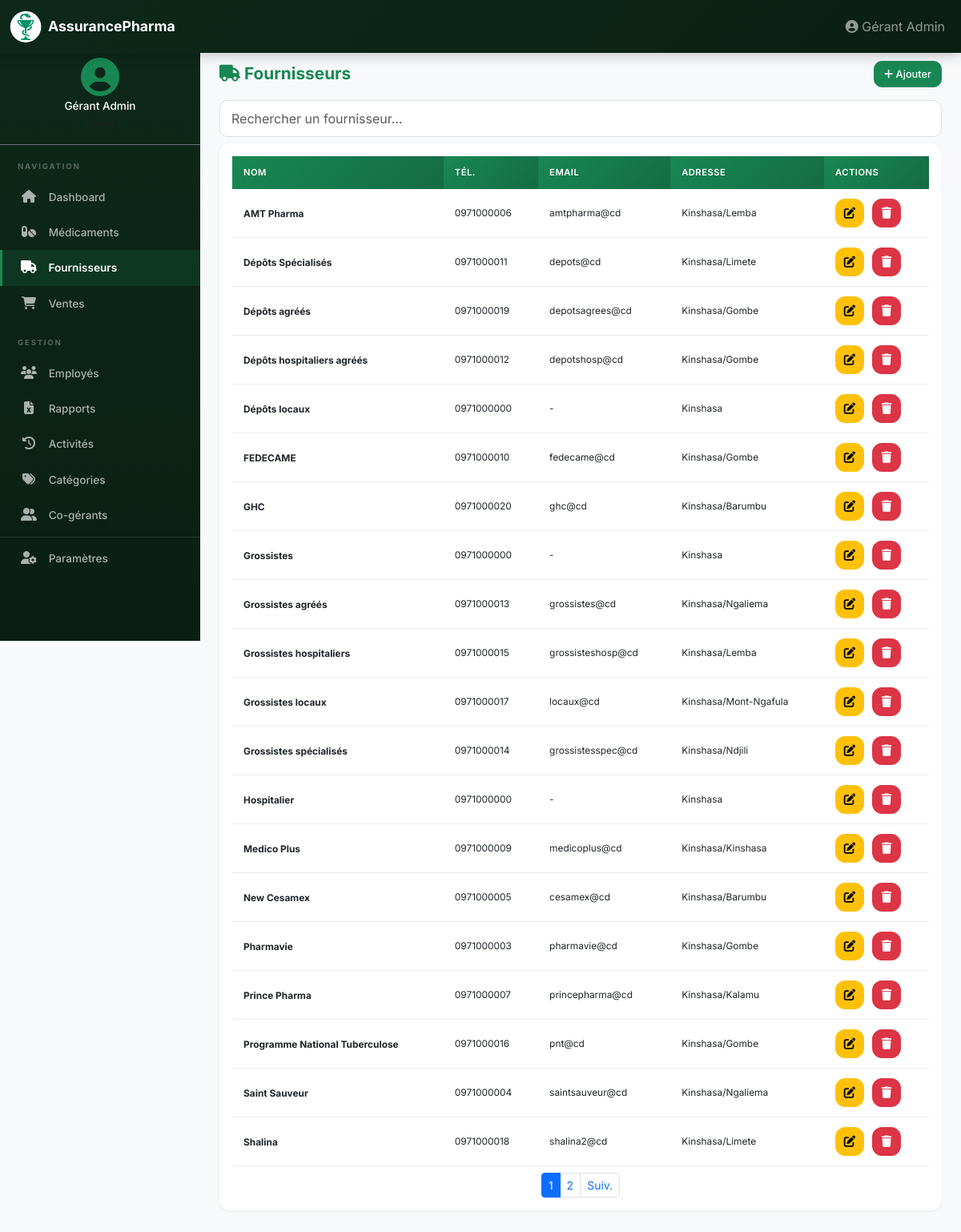
Screenshot of /suppliers/ (signed in) with the database file from the repository.
### app/models/__init__.py (models this page shows, shortened)
class User(UserMixin, db.Model):
    __tablename__ = 'users'
    id = db.Column(db.Integer, primary_key=True)
    email = db.Column(db.String(120), unique=True, nullable=False, index=True)
    nom = db.Column(db.String(100), nullable=False)
    prenom = db.Column(db.String(100), nullable=False)
    password_hash = db.Column(db.String(200), nullable=False)
    role = db.Column(db.String(20), default='gerant', nullable=False)
    actif = db.Column(db.Boolean, default=True)
    created_at = db.Column(db.DateTime, default=datetime.utcnow)
    parent_id = db.Column(db.Integer, db.ForeignKey('users.id'))
    @property
    def effective_gerant_id(self):
        return self.parent_id or self.id
    medicines = db.relationship('Medicine', backref='gerant', lazy=True)
    suppliers = db.relationship('Supplier', backref='gerant', lazy=True)
    employees = db.relationship('Employee', backref='gerant', lazy=True)
    activities = db.relationship('Activity', backref='user', lazy=True)
    categories = db.relationship('Category', backref='gerant', lazy=True)
    photo = db.Column(db.String(255))

class Supplier(db.Model):
    __tablename__ = 'suppliers'
    id = db.Column(db.Integer, primary_key=True)
    nom = db.Column(db.String(150), nullable=False, index=True)
    telephone = db.Column(db.String(20))
    email = db.Column(db.String(120))
    adresse = db.Column(db.Text)
    responsable = db.Column(db.String(150))
    gerant_id = db.Column(db.Integer, db.ForeignKey('users.id'), nullable=False)
    created_at = db.Column(db.DateTime, default=datetime.utcnow)
    updated_at = db.Column(db.DateTime, default=datetime.utcnow, onupdate=datetime.utcnow)

### app/routes/suppliers.py (the view)
@suppliers_bp.route('/')
@login_required
@gerant_required
def list_suppliers():
    page = request.args.get('page', 1, type=int)
    suppliers = Supplier.query.filter_by(gerant_id=current_user.effective_gerant_id).paginate(page=page, per_page=20)
    return render_template('suppliers/list.html', suppliers=suppliers)

### app/models/__init__.py (called while the page is built)
@login_manager.user_loader
def load_user(user_id):
    if user_id.startswith('E'):
        return Employee.query.get(int(user_id[1:]))
    return User.query.get(int(user_id))

### app/templates/suppliers/list.html (shortened to what this page needs)
{% extends "base.html" %}
{% block content %}
<div class="fade-in">
  <div class="d-flex justify-content-between align-items-center mb-3 flex-wrap gap-2">
    <h1 class="page-title mb-0"><i class="fas fa-truck"></i> Fournisseurs</h1>
    <a href="{{ url_for('suppliers.create_supplier') }}" class="btn btn-primary btn-sm">
      <i class="fas fa-plus"></i> Ajouter
    </a>
  </div>
  <div class="mb-2">
    <input type="text" id="searchInput" class="form-control form-control-sm" placeholder="Rechercher un fournisseur..." oninput="filterTable(this.value)">
  </div>
  <div class="card">
    <div class="card-body p-0 p-md-3">
      {% if suppliers and suppliers.items %}
      <div class="table-responsive">
        <table class="table mb-0">
          <thead>
            <tr>
              <th>Nom</th>
              <th class="d-none d-sm-table-cell">Tél.</th>
              <th class="d-none d-md-table-cell">Email</th>
              <th class="d-none d-lg-table-cell">Adresse</th>
              <th>Actions</th>
            </tr>
          </thead>
          <tbody>
            {% for s in suppliers.items %}
            <tr>
              <td><strong class="small">{{ s.nom }}</strong></td>
              <td class="d-none d-sm-table-cell small">{{ s.telephone or '-' }}</td>
              <td class="d-none d-md-table-cell small">{{ s.email or '-' }}</td>
              <td class="d-none d-lg-table-cell small">{{ s.adresse or '-' }}</td>
              <td>
                <div class="action-group">
                  <a href="{{ url_for('suppliers.edit_supplier', supplier_id=s.id) }}" class="btn btn-warning btn-action"><i class="fas fa-edit"></i></a>
                  <form method="POST" action="{{ url_for('suppliers.delete_supplier', supplier_id=s.id) }}" class="d-inline" onsubmit="return confirm('Supprimer {{ s.nom }} ?')">
                    <button type="submit" class="btn btn-danger btn-action"><i class="fas fa-trash"></i></button>
                  </form>
                </div>
              </td>
            </tr>
            {% endfor %}
          </tbody>
        </table>
      </div>
      {% if suppliers.pages > 1 %}
      <nav class="mt-2">
        <ul class="pagination pagination-sm justify-content-center mb-0">
          {% for p in suppliers.iter_pages() %}
            {% if p %}<li class="page-item {% if p == suppliers.page %}active{% endif %}"><a class="page-link" href="?page={{ p }}">{{ p }}</a></li>{% endif %}
          {% endfor %}
          {% if suppliers.has_next %}<li class="page-item"><a class="page-link" href="?page={{ suppliers.next_num }}">Suiv.</a></li>{% endif %}
        </ul>
      </nav>
      {% endif %}
      {% else %}
      <p class="text-muted text-center mb-0 py-3">Aucun fournisseur.</p>
      {% endif %}
    </div>
  </div>
</div>
{% endblock %}

### app/templates/base.html (shortened to what this page needs)
<!doctype html>
<html lang="fr">
  <head>
    <link href="https://cdn.jsdelivr.net/npm/bootstrap@5.3.0/dist/css/bootstrap.min.css" rel="stylesheet" />
    <link rel="stylesheet" href="https://cdnjs.cloudflare.com/ajax/libs/font-awesome/6.5.0/css/all.min.css" />
    <link rel="stylesheet" href="{{ url_for('static', filename='css/style.css') }}" />
  </head>
  <body>
    <nav class="navbar navbar-expand-lg navbar-dark bg-primary fixed-top">
      <div class="container-fluid">
        <span class="navbar-brand">
          <img src="{{ url_for('static', filename='icons/Coupe_Hygie2.png') }}" alt="Logo" class="logo-img">
          <span class="brand-text">AssurancePharma</span>
        </span>
        <div class="collapse navbar-collapse" id="navbarNav">
          <ul class="navbar-nav ms-auto align-items-center">
            {% if current_user.is_authenticated %}
            <li class="nav-item">
              <span class="nav-link" style="cursor:default">
                <i class="fas fa-user-circle"></i>
                <span class="d-none d-md-inline">{{ current_user.prenom }} {{ current_user.nom }}</span>
              </span>
            </li>
            {% endif %}
          </ul>
        </div>
      </div>
    </nav>
    {% if current_user.is_authenticated %}
    <div class="app-layout">
      <div class="sidebar desktop-only">
        <div class="sidebar-user text-center py-3 border-bottom border-secondary">
          {% if current_user.photo %}
          <img src="{{ url_for('static', filename='uploads/' + current_user.photo) }}" alt="Photo" class="rounded-circle mb-1" style="width:50px;height:50px;object-fit:cover;border:2px solid var(--primary);">
          {% else %}
          <i class="fas fa-user-circle fa-3x mb-1" style="color:var(--primary);"></i>
          {% endif %}
          <h6 class="text-white mb-0" style="font-size:0.85rem;">{{ current_user.prenom }} {{ current_user.nom }}</h6>
          <small class="text-muted" style="font-size:0.7rem;">
          </small>
        </div>
        <div class="sidebar-section">Navigation</div>
        {% if current_user.role is defined and current_user.role in ('gerant', 'co-gerant') %}
        <a class="nav-link {% if request.endpoint == 'dashboard.index' %}active{% endif %}" href="{{ url_for('dashboard.index') }}"><i class="fas fa-home"></i> Dashboard</a>
        <a class="nav-link {% if request.endpoint and request.endpoint.startswith('medicines.') %}active{% endif %}" href="{{ url_for('medicines.list_medicines') }}"><i class="fas fa-pills"></i> Médicaments</a>
        <a class="nav-link {% if request.endpoint and request.endpoint.startswith('suppliers.') %}active{% endif %}" href="{{ url_for('suppliers.list_suppliers') }}"><i class="fas fa-truck"></i> Fournisseurs</a>
        <a class="nav-link {% if request.endpoint and request.endpoint.startswith('sales.') %}active{% endif %}" href="{{ url_for('sales.list_sales') }}"><i class="fas fa-shopping-cart"></i> Ventes</a>
        <div class="sidebar-section">Gestion</div>
        <a class="nav-link {% if request.endpoint and request.endpoint.startswith('employees.') %}active{% endif %}" href="{{ url_for('employees.list_employees') }}"><i class="fas fa-users"></i> Employés</a>
        <a class="nav-link {% if request.endpoint and request.endpoint.startswith('reports.') %}active{% endif %}" href="{{ url_for('reports.index') }}"><i class="fas fa-file-excel"></i> Rapports</a>
        <a class="nav-link {% if request.endpoint and request.endpoint.startswith('activities.') %}active{% endif %}" href="{{ url_for('activities.list_activities') }}"><i class="fas fa-history"></i> Activités</a>
        <a class="nav-link {% if request.endpoint and request.endpoint.startswith('categories.') %}active{% endif %}" href="{{ url_for('categories.list_categories') }}"><i class="fas fa-tags"></i> Catégories</a>
        {% if current_user.role == 'gerant' %}
        <a class="nav-link {% if request.endpoint and 'co_gerant' in request.endpoint %}active{% endif %}" href="{{ url_for('auth.list_co_gerants') }}"><i class="fas fa-user-friends"></i> Co-gérants</a>
        {% endif %}
        <hr class="border-secondary my-1">
        <a class="nav-link {% if request.endpoint == 'auth.profil' %}active{% endif %}" href="{{ url_for('auth.profil') }}"><i class="fas fa-user-cog"></i> Paramètres</a>
        {% endif %}
      </div>
      <div class="main-content">
    {% else %}
    <div class="container-fluid px-0">
    {% endif %}
      {% block content %}{% endblock %}
    {% if current_user.is_authenticated %}
      </div>
    </div>
    {% else %}
    </div>
    {% endif %}
  </body>
</html>

### app/static/css/style.css (style rules this page uses)
:root { --primary: #198754; --primary-dark: #146c43; --primary-light: #d1e7dd; --primary-glow: rgba(25, 135, 84, 0.15); --secondary: #6c757d; --success: #198754; --warning: #ffc107; --danger: #dc3545; --info: #0dcaf0; --dark: #1a1a2e; --gray-100: #f8f9fa; --gray-200: #e9ecef; --gray-300: #dee2e6; --gray-600: #6c757d; --sidebar-width: 250px; --nav-height: 56px; --radius: 14px; --radius-sm: 10px; --shadow: 0 1px 4px rgba(0,0,0,0.06); --shadow-lg: 0 4px 20px rgba(0,0,0,0.1); }
* { box-sizing: border-box; }
body { padding-top: var(--nav-height); font-family: "Inter", "Segoe UI", Tahoma, Geneva, Verdana, sans-serif; background-color: var(--gray-100); color: var(--dark); min-height: 100vh; -webkit-font-smoothing: antialiased; }
.brand-text { font-weight: 700; font-size: 1.1rem; }
.logo-img { width: 40px; height: 40px; border-radius: 50%; object-fit: contain; margin-right: 8px; vertical-align: middle; }
.logo-img { width: 40px; height: 40px; border-radius:50%; object-fit: contain; margin-right: 8px; vertical-align: middle; }
.page-title { font-weight: 700; margin-bottom: 0; font-size: 1.3rem; color: var(--primary); }
.app-layout { display: flex; min-height: calc(100vh - var(--nav-height)); background: var(--gray-100); }
.sidebar { width: var(--sidebar-width); background: linear-gradient(180deg, #0d281a 0%, #0a1f13 100%); flex-shrink: 0; padding-top: 0; position: sticky; top: var(--nav-height); height: calc(100vh - var(--nav-height)); overflow-y: auto; z-index: 100; }
.sidebar .nav-link { color: rgba(255, 255, 255, 0.65); padding: 12px 22px; border-radius: 0; transition: all 0.2s; border-left: 3px solid transparent; font-size: 0.85rem; font-weight: 500; }
.sidebar .nav-link.active { color: white; background: rgba(25, 135, 84, 0.18); border-left-color: var(--primary); font-weight: 600; }
.sidebar .nav-link i { width: 22px; margin-right: 10px; text-align: center; font-size: 1rem; }
.sidebar .sidebar-section { color: rgba(255,255,255,0.3); font-size: 0.6rem; text-transform: uppercase; letter-spacing: 1.8px; padding: 20px 22px 8px; font-weight: 700; }
.sidebar-user { padding: 18px 20px 14px; }
.main-content { flex: 1; padding: 20px 24px; overflow-x: hidden; width: 100%; }
.navbar-dark.bg-primary { background: linear-gradient(135deg, #0d281a 0%, #0a1f13 100%) !important; box-shadow: 0 2px 16px rgba(0, 0, 0, 0.25); }
.navbar-brand { font-weight: 700; display: flex; align-items: center; }
.card { border: none; border-radius: var(--radius); box-shadow: var(--shadow); transition: box-shadow 0.3s, transform 0.2s; margin-bottom: 1rem; overflow: hidden; }
.card-body { padding: 18px; }
.btn { border-radius: 10px; font-weight: 500; padding: 10px 18px; font-size: 0.88rem; transition: all 0.2s; }
.btn-sm { padding: 6px 12px; font-size: 0.8rem; }
.btn-action { width: 36px; height: 36px; border-radius: 12px !important; padding: 0 !important; display: inline-flex; align-items: center; justify-content: center; font-size: 0.85rem; }
.btn-action i { font-size: 0.9rem; }
.action-group { display: flex; gap: 10px; align-items: center; }
.btn-primary { background-color: var(--primary); border-color: var(--primary); }
.form-control, .form-select { border-radius: var(--radius-sm); border: 1px solid var(--gray-300); padding: 10px 14px; font-size: 16px; transition: border-color 0.2s, box-shadow 0.2s; }
.table { background: white; margin-bottom: 0; font-size: 0.85rem; }
.table thead th { background: linear-gradient(135deg, var(--primary) 0%, var(--primary-dark) 100%); color: white; border: none; padding: 12px 14px; font-weight: 600; font-size: 0.7rem; text-transform: uppercase; letter-spacing: 0.5px; white-space: nowrap; position: sticky; top: 0; z-index: 2; }
.table tbody td { padding: 12px 14px; border-color: var(--gray-200); vertical-align: middle; }
.table tbody tr { transition: background 0.15s; }
.fade-in { animation: fadeIn 0.3s ease-out; }
.bg-primary { background-color: var(--primary) !important; }

### rows the page displays
User: prenom "Gérant", nom "Admin"
Supplier: nom "AMT Pharma", telephone "0971000006", email "amtpharma@cd", adresse "Kinshasa/Lemba"
Supplier: nom "Dépôts Spécialisés", telephone "0971000011", email "depots@cd", adresse "Kinshasa/Limete"
Supplier: nom "Dépôts agréés", telephone "0971000019", email "depotsagrees@cd", adresse "Kinshasa/Gombe"
Supplier: nom "Dépôts hospitaliers agréés", telephone "0971000012", email "depotshosp@cd", adresse "Kinshasa/Gombe"
Supplier: nom "Dépôts locaux", telephone "0971000000", email "-", adresse "Kinshasa"
Supplier: nom "FEDECAME", telephone "0971000010", email "fedecame@cd", adresse "Kinshasa/Gombe"
Supplier: nom "GHC", telephone "0971000020", email "ghc@cd", adresse "Kinshasa/Barumbu"
Supplier: nom "Grossistes", telephone "0971000000", email "-", adresse "Kinshasa"
Supplier: nom "Grossistes agréés", telephone "0971000013", email "grossistes@cd", adresse "Kinshasa/Ngaliema"
Supplier: nom "Grossistes hospitaliers", telephone "0971000015", email "grossisteshosp@cd", adresse "Kinshasa/Lemba"
Supplier: nom "Grossistes locaux", telephone "0971000017", email "locaux@cd", adresse "Kinshasa/Mont-Ngafula"
Supplier: nom "Grossistes spécialisés", telephone "0971000014", email "grossistesspec@cd", adresse "Kinshasa/Ndjili"
Supplier: nom "Hospitalier", telephone "0971000000", email "-", adresse "Kinshasa"
Supplier: nom "Medico Plus", telephone "0971000009", email "medicoplus@cd", adresse "Kinshasa/Kinshasa"
Supplier: nom "New Cesamex", telephone "0971000005", email "cesamex@cd", adresse "Kinshasa/Barumbu"
Supplier: nom "Pharmavie", telephone "0971000003", email "pharmavie@cd", adresse "Kinshasa/Gombe"
Supplier: nom "Prince Pharma", telephone "0971000007", email "princepharma@cd", adresse "Kinshasa/Kalamu"
Supplier: nom "Programme National Tuberculose", telephone "0971000016", email "pnt@cd", adresse "Kinshasa/Gombe"
Supplier: nom "Saint Sauveur", telephone "0971000004", email "saintsauveur@cd", adresse "Kinshasa/Ngaliema"
Supplier: nom "Shalina", telephone "0971000018", email "shalina2@cd", adresse "Kinshasa/Limete"

### other values shown
{{ p }} "1" "2"
